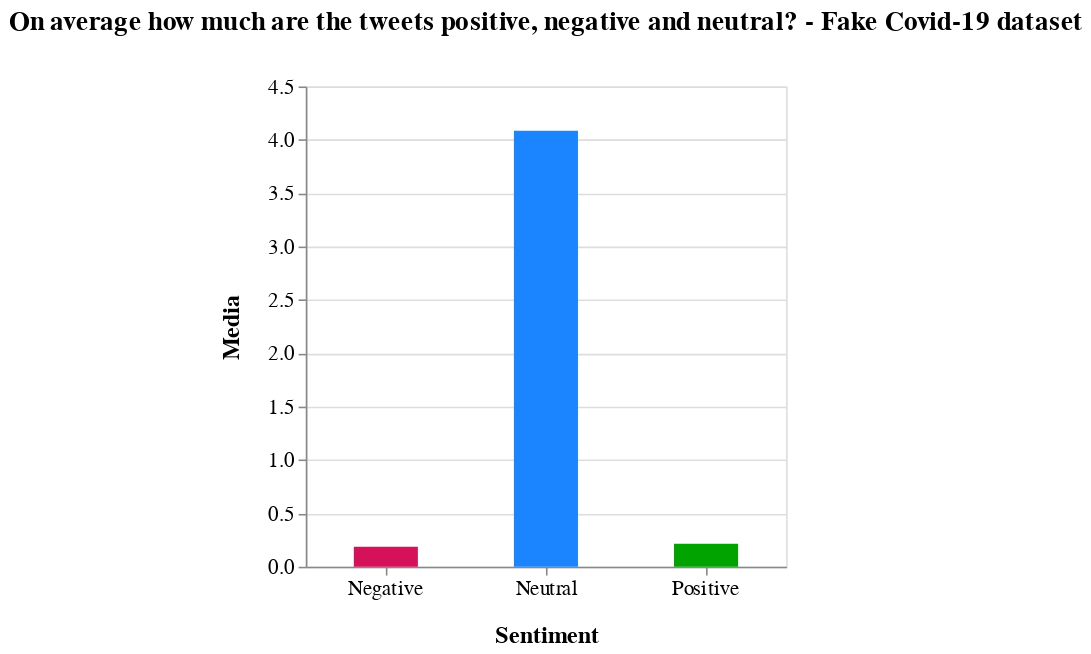

The notebook cell this image was saved under:
### Markdown cell above
Let's create the chart:

### Code cell
range_ = ['#D41159', '#1A85FF', '#00a300']


bars = alt.Chart(df_fake2).mark_bar(size=40).encode(
    x=alt.X('Category:N',title="Sentiment"),
    y=alt.Y('Media:Q',title="Media"),
    color=alt.Color('Category:N', scale=alt.Scale(range=range_),legend=None),  #legend=None for the Tufte's data ink ratio principle
    #column="Category:N"
).properties(
    title="On average how much are the tweets in the dataset positive, negative and neutral? - Fake Covid-19 dataset", 
    width=300
).configure_title(
    fontSize=17,
    offset=25
).configure_axis(
    labelFontSize=13,
    titleFontSize=15,
    titlePadding=15
).configure_axisX(
    labelAngle=360
).configure_legend(
    titleFontSize=14,
    labelFontSize=12,
    titlePadding=10
).configure_header(
    titleFontSize=15,
    labelFontSize=12
)

bars

### Figure 1 — Vega-Lite specification as saved in the notebook (floating-point values rounded to 4 significant figures)
{"config": {"view": {"continuousWidth": 400, "continuousHeight": 300}, "axis": {"labelFontSize": 13, "titleFontSize": 15, "titlePadding": 15}, "axisX": {"labelAngle": 360}, "header": {"labelFontSize": 12, "titleFontSize": 15}, "legend": {"labelFontSize": 12, "titleFontSize": 14, "titlePadding": 10}, "title": {"fontSize": 17, "offset": 25}}, "data": {"name": "data-973ba33df033a084c821ebb2978b9eda"}, "mark": {"type": "bar", "size": 40}, "encoding": {"color": {"type": "nominal", "field": "Category", "legend": null, "scale": {"range": ["#D41159", "#1A85FF", "#00a300"]}}, "x": {"type": "nominal", "field": "Category", "title": "Sentiment"}, "y": {"type": "quantitative", "field": "Media", "title": "Media"}}, "title": "On average how much are the tweets positive, negative and neutral? - Fake Covid-19 dataset", "width": 300, "$schema": "https://vega.github.io/schema/vega-lite/v4.8.1.json", "datasets": {"data-973ba33df033a084c821ebb2978b9eda": [{"Media": 0.2145, "Category": "Positive"}, {"Media": 4.085, "Category": "Neutral"}, {"Media": 0.1884, "Category": "Negative"}]}}
